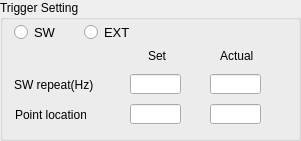
  <widget class="QGroupBox" name="groupBox_10">
   <property name="geometry">
    <rect>
     <x>20</x>
     <y>50</y>
     <width>301</width>
     <height>141</height>
    </rect>
   </property>
   <property name="title">
    <string>Trigger Setting</string>
   </property>
   <widget class="QLineEdit" name="lineEdit_TS_PLset">
    <property name="geometry">
     <rect>
      <x>130</x>
      <y>104</y>
      <width>51</width>
      <height>20</height>
     </rect>
    </property>
    <property name="font">
     <font>
      <family>Arial</family>
      <pointsize>10</pointsize>
      <weight>50</weight>
      <bold>false</bold>
     </font>
    </property>
   </widget>
   <widget class="QRadioButton" name="radioButton_2">
    <property name="geometry">
     <rect>
      <x>84</x>
      <y>23</y>
      <width>51</width>
      <height>19</height>
     </rect>
    </property>
    <property name="font">
     <font>
      <family>Arial</family>
      <pointsize>10</pointsize>
      <weight>50</weight>
      <bold>false</bold>
     </font>
    </property>
    <property name="text">
     <string>EXT</string>
    </property>
   </widget>
   <widget class="QLineEdit" name="lineEdit_TS_SWHZset">
    <property name="geometry">
     <rect>
      <x>130</x>
      <y>74</y>
      <width>51</width>
      <height>20</height>
     </rect>
    </property>
    <property name="font">
     <font>
      <family>Arial</family>
      <pointsize>10</pointsize>
      <weight>50</weight>
      <bold>false</bold>
     </font>
    </property>
   </widget>
   <widget class="QLabel" name="label_36">
    <property name="geometry">
     <rect>
      <x>14</x>
      <y>74</y>
      <width>91</width>
      <height>21</height>
     </rect>
    </property>
    <property name="font">
     <font>
      <family>Arial</family>
      <pointsize>9</pointsize>
      <weight>50</weight>
      <bold>false</bold>
     </font>
    </property>
    <property name="text">
     <string>SW repeat(Hz)</string>
    </property>
   </widget>
   <widget class="QRadioButton" name="radioButton">
    <property name="geometry">
     <rect>
      <x>14</x>
      <y>23</y>
      <width>51</width>
      <height>19</height>
     </rect>
    </property>
    <property name="font">
     <font>
      <family>Arial</family>
      <pointsize>10</pointsize>
      <weight>50</weight>
      <bold>false</bold>
     </font>
    </property>
    <property name="text">
     <string>SW</string>
    </property>
   </widget>
   <widget class="QLabel" name="label_38">
    <property name="geometry">
     <rect>
      <x>15</x>
      <y>104</y>
      <width>71</width>
      <height>21</height>
     </rect>
    </property>
    <property name="font">
     <font>
      <family>Arial</family>
      <pointsize>9</pointsize>
      <weight>50</weight>
      <bold>false</bold>
     </font>
    </property>
    <property name="text">
     <string>Point location</string>
    </property>
   </widget>
   <widget class="QLineEdit" name="lineEdit_TS_PLact">
    <property name="geometry">
     <rect>
      <x>210</x>
      <y>104</y>
      <width>51</width>
      <height>20</height>
     </rect>
    </property>
    <property name="font">
     <font>
      <family>Arial</family>
      <pointsize>10</pointsize>
      <weight>50</weight>
      <bold>false</bold>
     </font>
    </property>
   </widget>
   <widget class="QLineEdit" name="lineEdit_TS_SWHZact">
    <property name="geometry">
     <rect>
      <x>210</x>
      <y>74</y>
      <width>51</width>
      <height>20</height>
     </rect>
    </property>
    <property name="font">
     <font>
      <family>Arial</family>
      <pointsize>10</pointsize>
      <weight>50</weight>
      <bold>false</bold>
     </font>
    </property>
   </widget>
   <widget class="QLabel" name="label_140">
    <property name="geometry">
     <rect>
      <x>220</x>
      <y>45</y>
      <width>41</width>
      <height>21</height>
     </rect>
    </property>
    <property name="font">
     <font>
      <family>Arial</family>
      <pointsize>9</pointsize>
      <weight>50</weight>
      <bold>false</bold>
     </font>
    </property>
    <property name="text">
     <string>Actual</string>
    </property>
   </widget>
   <widget class="QLabel" name="label_147">
    <property name="geometry">
     <rect>
      <x>148</x>
      <y>45</y>
      <width>31</width>
      <height>21</height>
     </rect>
    </property>
    <property name="font">
     <font>
      <family>Arial</family>
      <pointsize>9</pointsize>
      <weight>50</weight>
      <bold>false</bold>
     </font>
    </property>
    <property name="text">
     <string>Set</string>
    </property>
   </widget>
  </widget>
